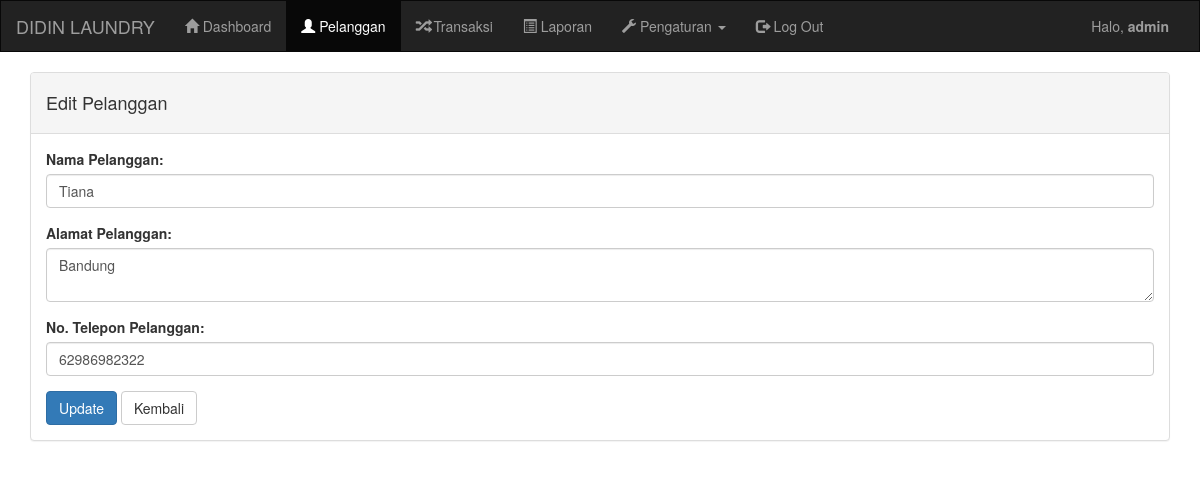
The app's page /admin/edit_pelanggan.php?id_pelanggan=7 (signed in) with its own data.
### tables this page shows
CREATE TABLE `pelanggan` (
  `id_pelanggan` int(11) NOT NULL,
  `nama_pelanggan` varchar(100) NOT NULL,
  `alamat_pelanggan` text DEFAULT NULL,
  `telepon_pelanggan` varchar(15) DEFAULT NULL
);

### admin/edit_pelanggan.php (the view, shortened to what this page needs)
<!DOCTYPE html>
<html lang="en">
<head>
    <link rel="stylesheet" href="https://maxcdn.bootstrapcdn.com/bootstrap/3.3.7/css/bootstrap.min.css">
</head>
<body>
<?php
include '../koneksi.php';
$id_pelanggan = $_GET['id_pelanggan'];
$query_edit_pelanggan = "SELECT * FROM pelanggan WHERE id_pelanggan = $id_pelanggan";
$result_edit_pelanggan = mysqli_query($koneksi, $query_edit_pelanggan);
$data_edit_pelanggan = mysqli_fetch_assoc($result_edit_pelanggan);
?>
<nav class="navbar navbar-inverse" style="border-radius: 0px">
    <div class="container-fluid">
        <div class="navbar-header">
            <a class="navbar-brand" href="index.php">DIDIN LAUNDRY</a>
        </div>
        <div class="collapse navbar-collapse" id="bs-example-navbar-collapse-1">
            <ul class="nav navbar-nav">
                <li><a href="index.php"><i class="glyphicon glyphicon-home"></i> Dashboard</a></li>
                <li class="active"><a href="pelanggan.php"><i class="glyphicon glyphicon-user"></i> Pelanggan</a></li>
                <li><a href="transaksi.php"><i class="glyphicon glyphicon-random"></i> Transaksi</a></li>
                <li><a href="laporan.php"><i class="glyphicon glyphicon-list-alt"></i> Laporan</a></li>
                <li class="dropdown">
                    <a href="#" class="dropdown-toggle" data-toggle="dropdown" role="button" aria-haspopup="true" aria-expanded="false">
                        <i class="glyphicon glyphicon-wrench"></i> Pengaturan <span class="caret"></span>
                    </a>
                </li>
                <li><a href="logout.php"><i class="glyphicon glyphicon-log-out"></i> Log Out</a></li>
            </ul>
            <ul class="nav navbar-nav navbar-right">
                <li>
                    <p class="navbar-text">Halo, <b><?php echo $_SESSION['username']; ?></b></p>
                </li>
            </ul>
        </div>
    </div>
</nav>
<div class="container">
    <div class="panel panel-default">
        <div class="panel-heading">
            <h4>Edit Pelanggan</h4>
        </div>
        <div class="panel-body">
            <form method="post" action="">
                <div class="form-group">
                    <label for="nama_pelanggan">Nama Pelanggan:</label>
                    <input type="text" class="form-control" id="nama_pelanggan" name="nama_pelanggan" value="<?php echo $data_edit_pelanggan['nama_pelanggan']; ?>" required>
                </div>
                <div class="form-group">
                    <label for="alamat_pelanggan">Alamat Pelanggan:</label>
                    <textarea class="form-control" id="alamat_pelanggan" name="alamat_pelanggan" required><?php echo $data_edit_pelanggan['alamat_pelanggan']; ?></textarea>
                </div>
                <div class="form-group">
                    <label for="telepon_pelanggan">No. Telepon Pelanggan:</label>
                    <input type="text" class="form-control" id="telepon_pelanggan" name="telepon_pelanggan" value="<?php echo $data_edit_pelanggan['telepon_pelanggan']; ?>" required>
                </div>
                <button type="submit" class="btn btn-primary" name="update_pelanggan">Update</button>
                <a href="pelanggan.php" class="btn btn-default">Kembali</a>
            </form>
        </div>
    </div>
</div>
</body>
</html>

### records on screen
pelanggan: nama_pelanggan "Tiana", alamat_pelanggan "Bandung", telepon_pelanggan "62986982322"

### other values on screen
$_SESSION['username'] "admin"
